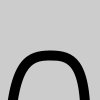
Frame 1 (no input)
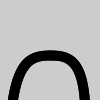
Frame 2 (the mouse pressed at the canvas centre, redrawn once)

The Processing sketch that drew these frames (run headless with seeded random() and noise(); the mouse was pressed at the canvas centre and the sketch redrawn once):

// Processing sketch: Exercise_22_1
// ── Exercise_22_1.pde
//Lauren Henry
//Exercise 22.1

float c = 60.0;
void setup() {
  size (100,100);
  smooth(); 
  noLoop();
}
void draw (){
  arch(c); 
}
void arch (float curvature){
  float y = 120.0;
  strokeWeight(10);
  noFill(); 
  beginShape();
  vertex (10.0,y);
  bezierVertex(15.0,y-curvature,30.0,55.0,50.0,55.0);
  bezierVertex(70.0,55.0,85.0,y-curvature,85.0,y);
  endShape(); 
} 
